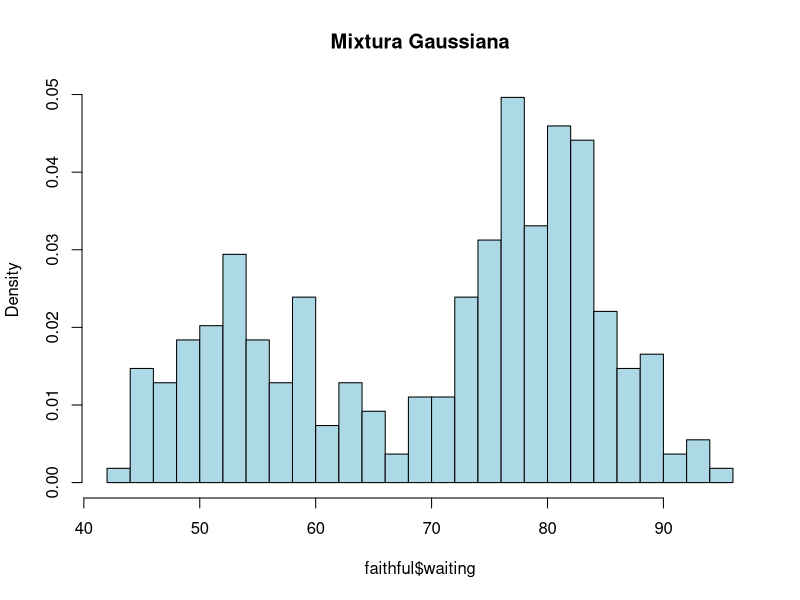

Recreate this plot in R. (Note: this script raises an error after producing the figure.)
#!/usr/bin/env RScript 

## Análisis corriente

data(faithful)

hist(faithful$waiting, breaks = 20, col="lightblue",
     freq=F, main="Mixtura Gaussiana")

set.seed(93)
mixture = gibbsMixture(faithful$waiting,k = 2,max_iter = 1000)
(mu = apply(mixture@mu, 2, mean))
(sig = apply(mixture@sig, 2, mean))
(p = apply(mixture@p, 2, mean))

curve(p[1]*dnorm(x,mu[1],sqrt(sig[1])),add=T, lwd=2)
curve(p[2]*dnorm(x,mu[2],sqrt(sig[2])),add=T, col="red", lwd=2)

## Reordenamiento pivotal

pivote = pivotalReor(mixture)
(mu_ordenado = apply(pivote$mu,2,mean))
(sig_ordenado = apply(pivote$sig,2,mean))
(p_ordenado = apply(pivote$p,2,mean))

